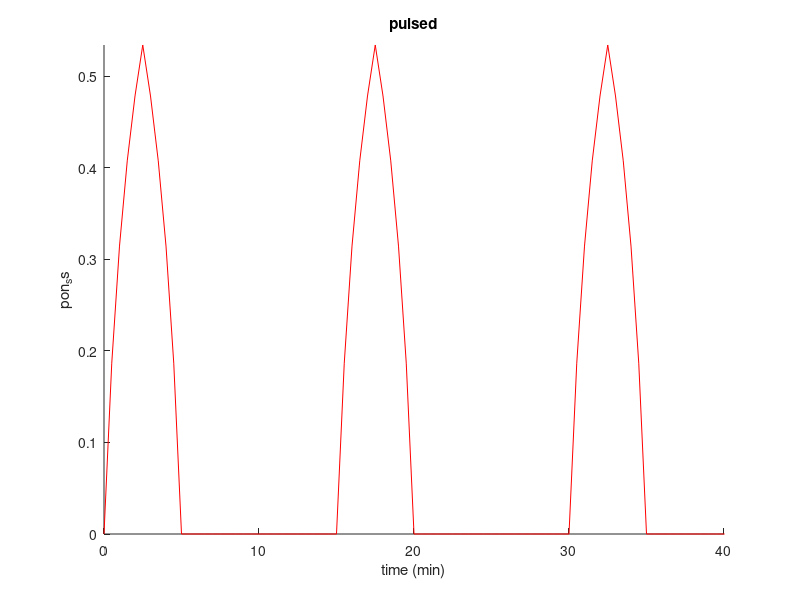
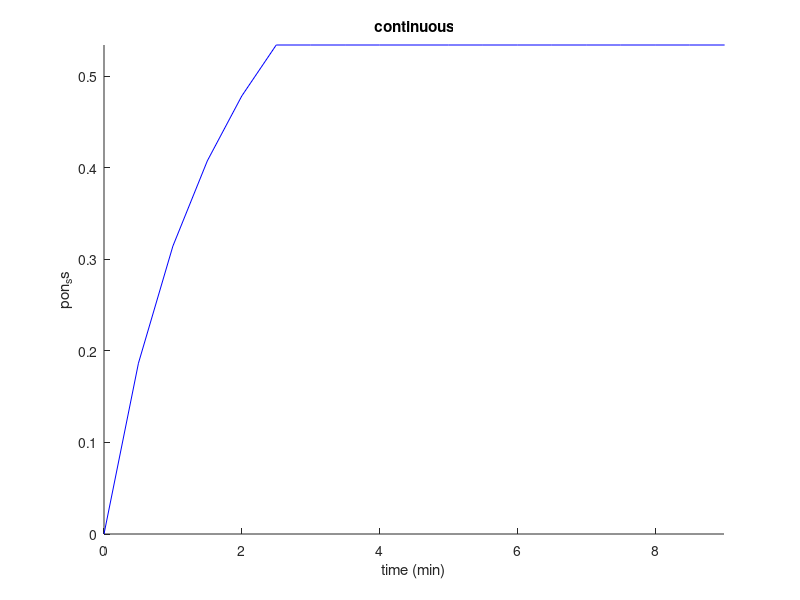
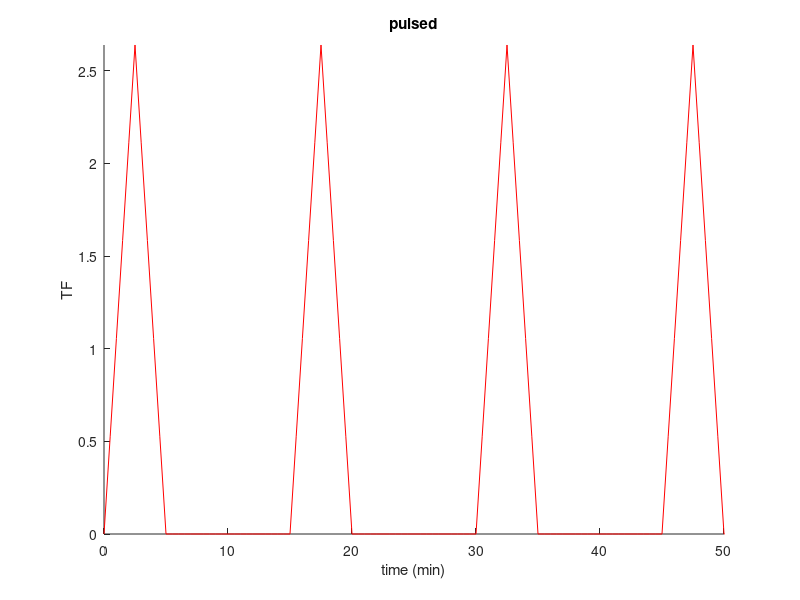
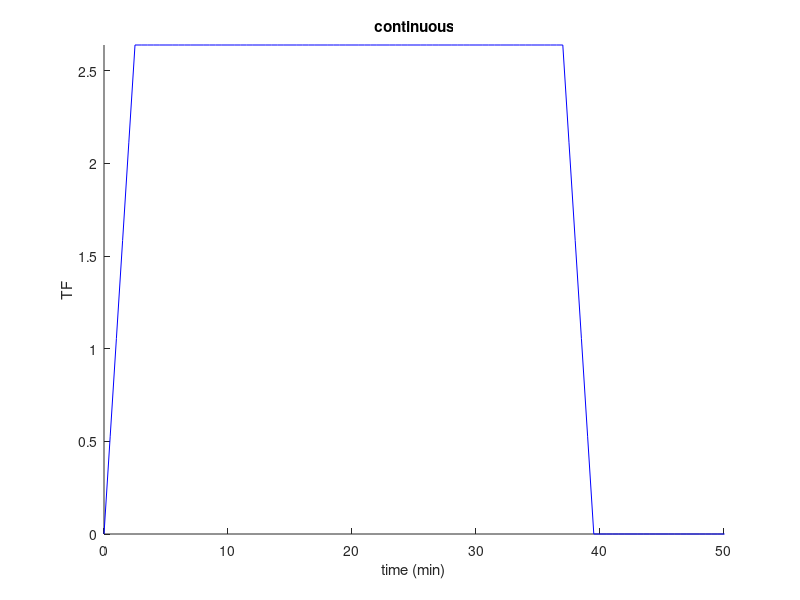

Write MATLAB code to recreate these figures, in order.
function [flag] = runSingleParams20190624_pons_extended()
flag = 1;

%%
%% light input
load('Input_idealizedLight.mat', 'lightInputs')
orig_lightInputs = lightInputs;
kfact = 1000;
lightInput=[];
lightInput{1} = orig_lightInputs(1).lightInput./kfact; 
lightInput{2} = orig_lightInputs(2).lightInput./kfact;
lightInput{3} = orig_lightInputs(3).lightInput./kfact;
lightInput{4} = orig_lightInputs(4).lightInput./kfact;
lightInput{5} = orig_lightInputs(5).lightInput./kfact;
lightInput{6} = orig_lightInputs(6).lightInput./kfact;
lightInput{7} = orig_lightInputs(7).lightInput./kfact;
lightInput{8} = orig_lightInputs(8).lightInput./kfact;
lightInput{9} = orig_lightInputs(9).lightInput./kfact; 
lightInput{10} = orig_lightInputs(10).lightInput./kfact;
lightInput{11} = orig_lightInputs(11).lightInput./kfact; 
lightInput{12} = orig_lightInputs(12).lightInput./kfact; % rpl
lightInput{13} = orig_lightInputs(13).lightInput./kfact; % tef

lightInputTimes = [];
lightInputTimes{1} = orig_lightInputs(1).times;
lightInputTimes{2} = orig_lightInputs(1).times;
lightInputTimes{3} = orig_lightInputs(1).times;
lightInputTimes{4} = orig_lightInputs(1).times;
lightInputTimes{5} = orig_lightInputs(1).times;
lightInputTimes{6} = orig_lightInputs(1).times;
lightInputTimes{7} = orig_lightInputs(1).times;
lightInputTimes{8} = orig_lightInputs(1).times;
lightInputTimes{9} = orig_lightInputs(1).times;
lightInputTimes{10} = orig_lightInputs(1).times;
lightInputTimes{11} = orig_lightInputs(1).times;
lightInputTimes{12} = orig_lightInputs(1).times;
lightInputTimes{13} = orig_lightInputs(1).times;

%% Figure 4D - PLOT time courses with different KD!
kd = [2.3, 4.6*10];
TF2 = lightInput{3};
TFC = lightInput{13};

ponV2 = []; iponV2 = [];
ponVC = []; iponVC = [];
a = 0; b = 1;
for hh = 1:length(kd)
ponV2(hh,:) = TF2./(TF2 + kd(hh));
iponV2(hh,:) = (b-a).*(ponV2(hh,:)-min(ponV2(hh,:)))./(max(ponV2(hh,:)) - min(ponV2(hh,:))) + a;
ponVC(hh,:) = TFC./(TFC + kd(hh));
iponVC(hh,:) = (b-a).*(ponVC(hh,:)-min(ponVC(hh,:)))./(max(ponVC(hh,:)) - min(ponVC(hh,:))) + a;
end

% new way of plotting 20191010
figure(1); plot(lightInputTimes{1}, ponV2(1,:),'r'); axis tight; box off; ...
    xlabel('time (min)'); ylabel('pon_ss'); title('pulsed'); xlim([0 40]);% xlim([0 50]); %
figure(2); plot(lightInputTimes{1}, ponVC(1,:),'b'); axis tight; box off; ...
    xlabel('time (min)'); ylabel('pon_ss'); title('continuous'); xlim([0 9]); %xlim([0 50]); %

%figure(3); plot(lightInputTimes{1}, ponV2(2,:),'r'); axis tight; box off; ...
%    xlabel('time (min)'); ylabel('pon_ss'); title('pulsed'); xlim([0 40]); %xlim([0 50]); %
%figure(4); plot(lightInputTimes{1}, ponVC(2,:),'b'); axis tight; box off; ...
%    xlabel('time (min)'); ylabel('pon_ss'); title('continuous'); xlim([0 9]); %xlim([0 50]); %

figure(5); plot(lightInputTimes{1}, lightInput{3},'r'); axis tight; box off; ... % light input
    xlabel('time (min)'); ylabel('TF'); title('pulsed'); xlim([0 50]); %xlim([0 40]);...
figure(6); plot(lightInputTimes{1}, lightInput{13},'b'); axis tight; box off; ...
    xlabel('time (min)'); ylabel('TF'); title('continuous'); xlim([0 50]); %xlim([0 9]);
end